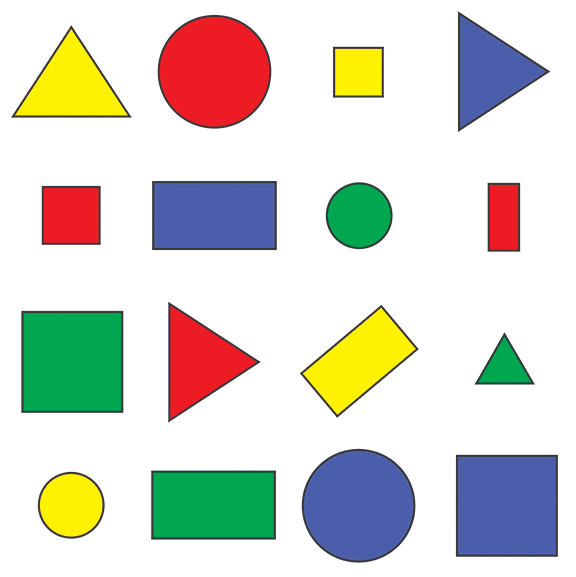
#> input picture Opencv project training/22 Color box identification/test.png, 576 x 577 px
$ python Color_trackbar.py
#> lines starting #> are read from the running program, lines starting #| are printed output that depends on the picture
### Opencv project training/22 Color box identification/bgr_detector.py
import cv2
import numpy as np


class BGR():
    def __init__(self,img,scale=0.7):
        self.img=img
        self.scale=scale
        self.imgResult=img.copy()
        self.myColors = [[5, 107, 0, 19, 255, 255],
                        [57, 76, 0, 100, 255, 255],
                        [95, 78, 202, 128, 255, 255]]
        self.myColorValues = [[51, 153, 255],  ## BGR
                              [0, 255, 0],    # https://www.rapidtables.org/zh-CN/web/color/RGB_Color.html
                              [255, 0, 0]]
        self.objectColor=["Orange","Green","Blue"]

    def stackImages(self,scale,imgArray):
        rows = len(imgArray)
        cols = len(imgArray[0])
        rowsAvailable = isinstance(imgArray[0], list)
        width = imgArray[0][0].shape[1]
        height = imgArray[0][0].shape[0]
        if rowsAvailable:
            for x in range ( 0, rows):
                for y in range(0, cols):
                    if imgArray[x][y].shape[:2] == imgArray[0][0].shape [:2]:
                        imgArray[x][y] = cv2.resize(imgArray[x][y], (0, 0), None, self.scale, self.scale)
                    else:
                        imgArray[x][y] = cv2.resize(imgArray[x][y], (imgArray[0][0].shape[1], imgArray[0][0].shape[0]), None, self.scale, self.scale)
                    if len(imgArray[x][y].shape) == 2: imgArray[x][y]= cv2.cvtColor( imgArray[x][y], cv2.COLOR_GRAY2BGR)
            imageBlank = np.zeros((height, width, 3), np.uint8)
            hor = [imageBlank]*rows
            hor_con = [imageBlank]*rows
            for x in range(0, rows):
                hor[x] = np.hstack(imgArray[x])
            ver = np.vstack(hor)
        else:
            for x in range(0, rows):
                if imgArray[x].shape[:2] == imgArray[0].shape[:2]:
                    imgArray[x] = cv2.resize(imgArray[x], (0, 0), None, scale, scale)
                else:
                    imgArray[x] = cv2.resize(imgArray[x], (imgArray[0].shape[1], imgArray[0].shape[0]), None,scale, scale)
                if len(imgArray[x].shape) == 2: imgArray[x] = cv2.cvtColor(imgArray[x], cv2.COLOR_GRAY2BGR)
            hor= np.hstack(imgArray)
            ver = hor
        return ver

    # [26 lines left out: functions getContours, findColor, not called in this run]


def empty(ways):
    pass

### Opencv project training/22 Color box identification/Color_trackbar.py
import cv2
import numpy as np
from bgr_detector import BGR,empty


path = 'test.png'

cv2.namedWindow("TrackBars")
cv2.resizeWindow("TrackBars",640,250)
cv2.createTrackbar("Hue Min","TrackBars",0,179,empty)
cv2.createTrackbar("Hue Max","TrackBars",19,179,empty)
cv2.createTrackbar("Sat Min","TrackBars",110,255,empty)
cv2.createTrackbar("Sat Max","TrackBars",240,255,empty)
cv2.createTrackbar("Val Min","TrackBars",153,255,empty)
cv2.createTrackbar("Val Max","TrackBars",255,255,empty)


while True:
    img = cv2.imread(path)
#> img is the input picture: shape (577, 576, 3); mean B, G, R 205.1, 214.3, 214.2
    bgr = BGR(img)
    #图像转化为HSV格式，H:色调S:饱和度V:明度
    imgHSV = cv2.cvtColor(img,cv2.COLOR_BGR2HSV)
#> imgHSV: shape (577, 576, 3); mean H, S, V 31.4, 56.1, 234.3
    #获取轨迹栏位
    h_min = cv2.getTrackbarPos("Hue Min","TrackBars")
    h_max = cv2.getTrackbarPos("Hue Max", "TrackBars")
    s_min = cv2.getTrackbarPos("Sat Min", "TrackBars")
    s_max = cv2.getTrackbarPos("Sat Max", "TrackBars")
    v_min = cv2.getTrackbarPos("Val Min", "TrackBars")
    v_max = cv2.getTrackbarPos("Val Max", "TrackBars")
    print(h_min,h_max,s_min,s_max,v_min,v_max)

    #创建一个蒙版，提取需要的颜色为白色，不需要的颜色为白色
    lower = np.array([h_min,s_min,v_min])
    upper = np.array([h_max,s_max,v_max])
    mask = cv2.inRange(imgHSV,lower,upper)
#> mask: shape (577, 576); every value is 0
    imgResult = cv2.bitwise_and(img,img,mask=mask)
#> imgResult: shape (577, 576, 3); every value is 0

    imgStack = bgr.stackImages(0.5,([img,imgHSV],[mask,imgResult]))
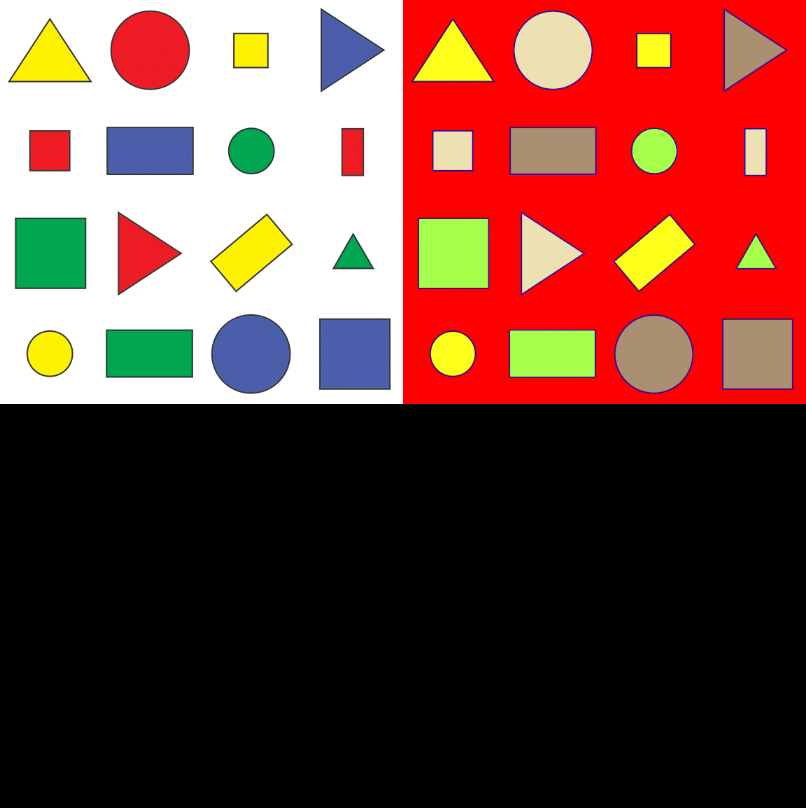
#> imgStack: shape (808, 806, 3); mean B, G, R 59.1, 67.6, 112.1
    #定义比例尺
    cv2.imshow("Stacked Images", imgStack)

    if cv2.waitKey(1) & 0xFF == 27:
#> (key Esc is pressed here)
        break
